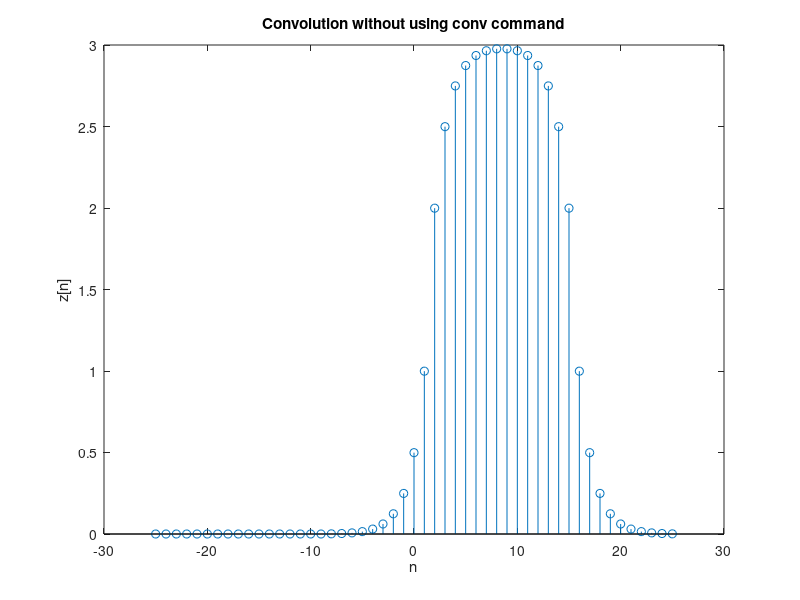
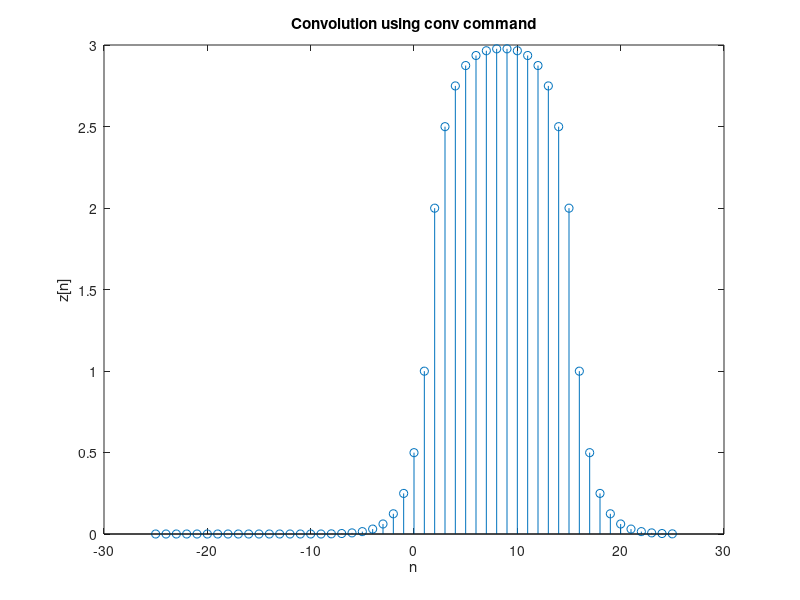
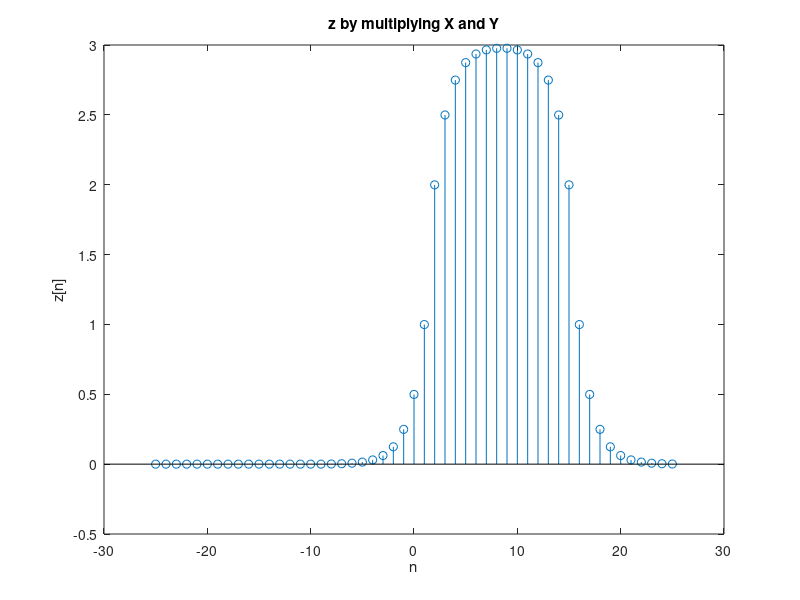

Write MATLAB code to recreate these figures, in order.
% u[n-2] * (1/2)^|n|

nx = [-15:1:15];
ny = [-10:1:10];

x = (nx>=2);
y = (1/2).^abs(ny);

nz = nx(1) + ny(1):nx(end) + ny(end);
LenX = length(x);
LenY = length(y);
LenZ = length(nz);

x0 = [zeros(1,LenY-1), x, zeros(1,LenY-1)]; %zero padding
nx0 = nx(1) - (LenY-1): nx(end) + (LenY-1);

y_rev = y(end:-1:1);

for i=1:LenZ
    y_rev0 = [zeros(1,(i-1)) y_rev zeros(1, (LenZ-i))]; % i indicates shifting
    z(i) = sum(x0.*y_rev0);    
end

% z without conv
figure(1);
stem(nz, z);
title('Convolution without using conv command');
ylabel('z[n]');
xlabel('n');
xlim([-30 30]);
%z with conv
z2 = conv(x,y);
figure(2);
stem(nz, z2);
title('Convolution using conv command');
ylabel('z[n]');
xlabel('n');
xlim([-30 30]);


% B erwthma



F1 = fft(x, length(nz));
F2 = fft(y, length(nz));
F = F1.*F2;
% z with fft and ifft
figure(3);
stem(nz, ifft(F));
title('z by multiplying X and Y');
ylabel('z[n]');
xlabel('n');
xlim([-30 30]);
ylim([-0.5 3]);